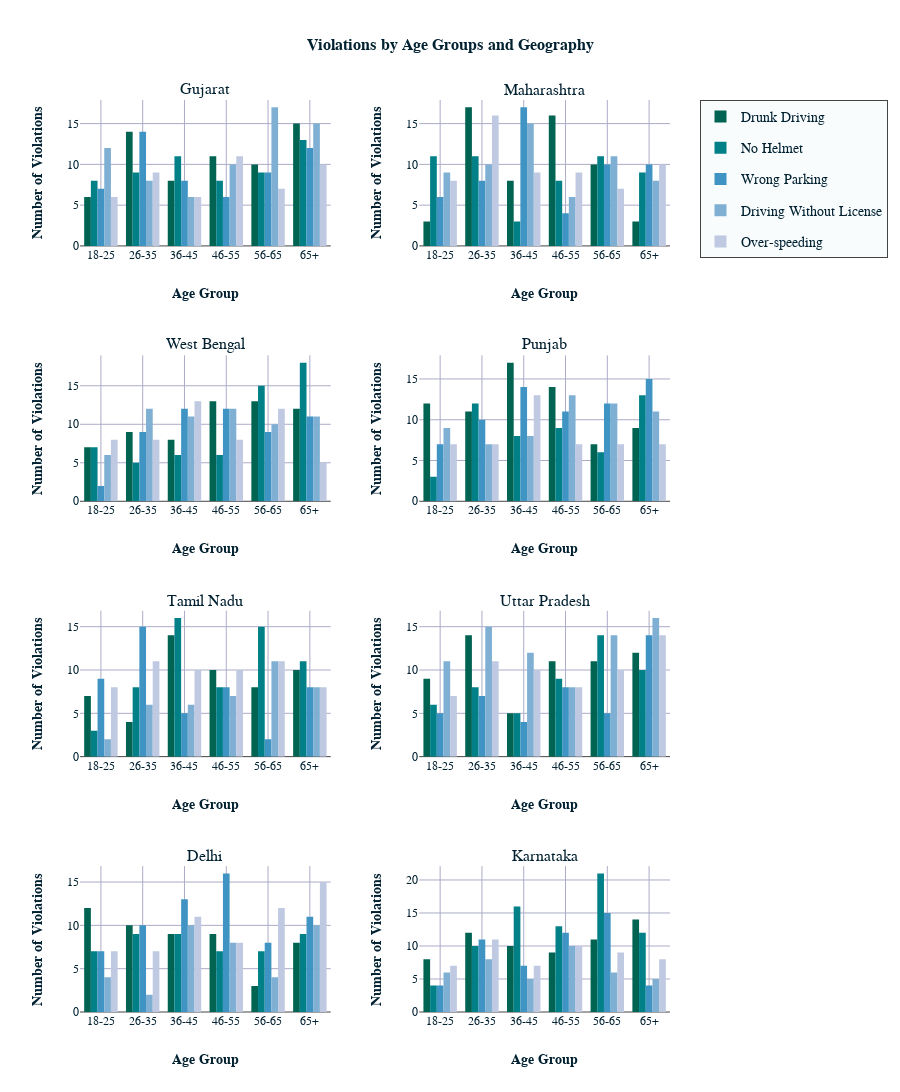

Notebook code cell kept with this figure:
### Markdown cell above
Вывод: более молодое поколение и часть опытных водителей (до 55 лет) склонны к вождению в нетрезвом виде. Опытные водители в возрасте старше 55 лет пренебрегают использованием средств защиты (No Helmet).

Для определения целевой группы для каждого штата рассмотрим распределение нарушений по возрасту и географии.

### Code cell
top_locations = dataset['Location'].value_counts().head(8).index
top_violations = dataset['Violation_Type'].value_counts().head(5).index

new_data = dataset[
    (dataset['Location'].isin(top_locations)) & 
    (dataset['Violation_Type'].isin(top_violations))
].copy()

new_data['Age_Group'] = pd.cut(new_data['Driver_Age'], 
                               bins=[18, 25, 35, 45, 55, 65, 75], 
                               labels=['18-25', '26-35', '36-45', '46-55', '56-65', '65+'])

sorted_violations = new_data['Violation_Type'].value_counts().head(5).index
colors = plt.cm.PuBuGn(np.linspace(0.9, 0.3, len(sorted_violations)))
colors_hex = [f"#{int(r*255):02x}{int(g*255):02x}{int(b*255):02x}" for r, g, b, a in colors]

fig = make_subplots(
    rows=4, cols=2,
    subplot_titles=top_locations,
    vertical_spacing=0.12,
    horizontal_spacing=0.15
)

for i, location in enumerate(top_locations, 1):
    location_data = new_data[new_data['Location'] == location]
    age_violation = pd.crosstab(location_data['Age_Group'], location_data['Violation_Type'])
    
    row, col = (i-1)//2 + 1, (i-1)%2 + 1
    
    for j, violation in enumerate(sorted_violations):
        if violation in age_violation.columns:
            fig.add_trace(
                go.Bar(
                    name=violation,
                    x=age_violation.index,
                    y=age_violation[violation],
                    marker_color=colors_hex[j],
                    legendgroup=violation,
                    showlegend=(i == 1)
                ),
                row=row, col=col
            )

fig.update_layout(
    title_text='Violations by Age Groups and Geography',
    title_x=0.5,
    height=1200,
    showlegend=True,
    font=dict(family="Arial", size=12, color=text_color),
    paper_bgcolor=bg_color,
    plot_bgcolor=bg_color,
    legend=dict(
        orientation="v",
        yanchor="top",
        y=1,
        xanchor="left",
        x=1.05
    )
)

for i in range(1, 9):
    fig.update_xaxes(title_text="Age Group", row=(i-1)//2 + 1, col=(i-1)%2 + 1)
    fig.update_yaxes(title_text="Number of Violations", row=(i-1)//2 + 1, col=(i-1)%2 + 1)

fig.show()

### Figure 1 — Plotly figure (JSON) as saved in the notebook; plotly's stock layout.template omitted (floating-point values rounded to 4 significant figures)
{"data": [{"legendgroup": "Drunk Driving", "marker": {"color": "#016351"}, "name": "Drunk Driving", "showlegend": true, "type": "bar", "x": ["18-25", "26-35", "36-45", "46-55", "56-65", "65+"], "xaxis": "x", "y": [6, 14, 8, 11, 10, 15], "yaxis": "y"}, {"legendgroup": "No Helmet", "marker": {"color": "#018088"}, "name": "No Helmet", "showlegend": true, "type": "bar", "x": ["18-25", "26-35", "36-45", "46-55", "56-65", "65+"], "xaxis": "x", "y": [8, 9, 11, 8, 9, 13], "yaxis": "y"}, {"legendgroup": "Wrong Parking", "marker": {"color": "#3f94c3"}, "name": "Wrong Parking", "showlegend": true, "type": "bar", "x": ["18-25", "26-35", "36-45", "46-55", "56-65", "65+"], "xaxis": "x", "y": [7, 14, 8, 6, 9, 12], "yaxis": "y"}, {"legendgroup": "Driving Without License", "marker": {"color": "#7fb0d3"}, "name": "Driving Without License", "showlegend": true, "type": "bar", "x": ["18-25", "26-35", "36-45", "46-55", "56-65", "65+"], "xaxis": "x", "y": [12, 8, 6, 10, 17, 15], "yaxis": "y"}, {"legendgroup": "Over-speeding", "marker": {"color": "#bfc9e1"}, "name": "Over-speeding", "showlegend": true, "type": "bar", "x": ["18-25", "26-35", "36-45", "46-55", "56-65", "65+"], "xaxis": "x", "y": [6, 9, 6, 11, 7, 10], "yaxis": "y"}, {"legendgroup": "Drunk Driving", "marker": {"color": "#016351"}, "name": "Drunk Driving", "showlegend": false, "type": "bar", "x": ["18-25", "26-35", "36-45", "46-55", "56-65", "65+"], "xaxis": "x2", "y": [3, 17, 8, 16, 10, 3], "yaxis": "y2"}, {"legendgroup": "No Helmet", "marker": {"color": "#018088"}, "name": "No Helmet", "showlegend": false, "type": "bar", "x": ["18-25", "26-35", "36-45", "46-55", "56-65", "65+"], "xaxis": "x2", "y": [11, 11, 3, 8, 11, 9], "yaxis": "y2"}, {"legendgroup": "Wrong Parking", "marker": {"color": "#3f94c3"}, "name": "Wrong Parking", "showlegend": false, "type": "bar", "x": ["18-25", "26-35", "36-45", "46-55", "56-65", "65+"], "xaxis": "x2", "y": [6, 8, 17, 4, 10, 10], "yaxis": "y2"}, {"legendgroup": "Driving Without License", "marker": {"color": "#7fb0d3"}, "name": "Driving Without License", "showlegend": false, "type": "bar", "x": ["18-25", "26-35", "36-45", "46-55", "56-65", "65+"], "xaxis": "x2", "y": [9, 10, 15, 6, 11, 8], "yaxis": "y2"}, {"legendgroup": "Over-speeding", "marker": {"color": "#bfc9e1"}, "name": "Over-speeding", "showlegend": false, "type": "bar", "x": ["18-25", "26-35", "36-45", "46-55", "56-65", "65+"], "xaxis": "x2", "y": [8, 16, 9, 9, 7, 10], "yaxis": "y2"}, {"legendgroup": "Drunk Driving", "marker": {"color": "#016351"}, "name": "Drunk Driving", "showlegend": false, "type": "bar", "x": ["18-25", "26-35", "36-45", "46-55", "56-65", "65+"], "xaxis": "x3", "y": [7, 9, 8, 13, 13, 12], "yaxis": "y3"}, {"legendgroup": "No Helmet", "marker": {"color": "#018088"}, "name": "No Helmet", "showlegend": false, "type": "bar", "x": ["18-25", "26-35", "36-45", "46-55", "56-65", "65+"], "xaxis": "x3", "y": [7, 5, 6, 6, 15, 18], "yaxis": "y3"}, {"legendgroup": "Wrong Parking", "marker": {"color": "#3f94c3"}, "name": "Wrong Parking", "showlegend": false, "type": "bar", "x": ["18-25", "26-35", "36-45", "46-55", "56-65", "65+"], "xaxis": "x3", "y": [2, 9, 12, 12, 9, 11], "yaxis": "y3"}, {"legendgroup": "Driving Without License", "marker": {"color": "#7fb0d3"}, "name": "Driving Without License", "showlegend": false, "type": "bar", "x": ["18-25", "26-35", "36-45", "46-55", "56-65", "65+"], "xaxis": "x3", "y": [6, 12, 11, 12, 10, 11], "yaxis": "y3"}, {"legendgroup": "Over-speeding", "marker": {"color": "#bfc9e1"}, "name": "Over-speeding", "showlegend": false, "type": "bar", "x": ["18-25", "26-35", "36-45", "46-55", "56-65", "65+"], "xaxis": "x3", "y": [8, 8, 13, 8, 12, 5], "yaxis": "y3"}, {"legendgroup": "Drunk Driving", "marker": {"color": "#016351"}, "name": "Drunk Driving", "showlegend": false, "type": "bar", "x": ["18-25", "26-35", "36-45", "46-55", "56-65", "65+"], "xaxis": "x4", "y": [12, 11, 17, 14, 7, 9], "yaxis": "y4"}, {"legendgroup": "No Helmet", "marker": {"color": "#018088"}, "name": "No Helmet", "showlegend": false, "type": "bar", "x": ["18-25", "26-35", "36-45", "46-55", "56-65", "65+"], "xaxis": "x4", "y": [3, 12, 8, 9, 6, 13], "yaxis": "y4"}, {"legendgroup": "Wrong Parking", "marker": {"color": "#3f94c3"}, "name": "Wrong Parking", "showlegend": false, "type": "bar", "x": ["18-25", "26-35", "36-45", "46-55", "56-65", "65+"], "xaxis": "x4", "y": [7, 10, 14, 11, 12, 15], "yaxis": "y4"}, {"legendgroup": "Driving Without License", "marker": {"color": "#7fb0d3"}, "name": "Driving Without License", "showlegend": false, "type": "bar", "x": ["18-25", "26-35", "36-45", "46-55", "56-65", "65+"], "xaxis": "x4", "y": [9, 7, 8, 13, 12, 11], "yaxis": "y4"}, {"legendgroup": "Over-speeding", "marker": {"color": "#bfc9e1"}, "name": "Over-speeding", "showlegend": false, "type": "bar", "x": ["18-25", "26-35", "36-45", "46-55", "56-65", "65+"], "xaxis": "x4", "y": [7, 7, 13, 7, 7, 7], "yaxis": "y4"}, {"legendgroup": "Drunk Driving", "marker": {"color": "#016351"}, "name": "Drunk Driving", "showlegend": false, "type": "bar", "x": ["18-25", "26-35", "36-45", "46-55", "56-65", "65+"], "xaxis": "x5", "y": [7, 4, 14, 10, 8, 10], "yaxis": "y5"}, {"legendgroup": "No Helmet", "marker": {"color": "#018088"}, "name": "No Helmet", "showlegend": false, "type": "bar", "x": ["18-25", "26-35", "36-45", "46-55", "56-65", "65+"], "xaxis": "x5", "y": [3, 8, 16, 8, 15, 11], "yaxis": "y5"}, {"legendgroup": "Wrong Parking", "marker": {"color": "#3f94c3"}, "name": "Wrong Parking", "showlegend": false, "type": "bar", "x": ["18-25", "26-35", "36-45", "46-55", "56-65", "65+"], "xaxis": "x5", "y": [9, 15, 5, 8, 2, 8], "yaxis": "y5"}, {"legendgroup": "Driving Without License", "marker": {"color": "#7fb0d3"}, "name": "Driving Without License", "showlegend": false, "type": "bar", "x": ["18-25", "26-35", "36-45", "46-55", "56-65", "65+"], "xaxis": "x5", "y": [2, 6, 6, 7, 11, 8], "yaxis": "y5"}, {"legendgroup": "Over-speeding", "marker": {"color": "#bfc9e1"}, "name": "Over-speeding", "showlegend": false, "type": "bar", "x": ["18-25", "26-35", "36-45", "46-55", "56-65", "65+"], "xaxis": "x5", "y": [8, 11, 10, 10, 11, 8], "yaxis": "y5"}, {"legendgroup": "Drunk Driving", "marker": {"color": "#016351"}, "name": "Drunk Driving", "showlegend": false, "type": "bar", "x": ["18-25", "26-35", "36-45", "46-55", "56-65", "65+"], "xaxis": "x6", "y": [9, 14, 5, 11, 11, 12], "yaxis": "y6"}, {"legendgroup": "No Helmet", "marker": {"color": "#018088"}, "name": "No Helmet", "showlegend": false, "type": "bar", "x": ["18-25", "26-35", "36-45", "46-55", "56-65", "65+"], "xaxis": "x6", "y": [6, 8, 5, 9, 14, 10], "yaxis": "y6"}, {"legendgroup": "Wrong Parking", "marker": {"color": "#3f94c3"}, "name": "Wrong Parking", "showlegend": false, "type": "bar", "x": ["18-25", "26-35", "36-45", "46-55", "56-65", "65+"], "xaxis": "x6", "y": [5, 7, 4, 8, 5, 14], "yaxis": "y6"}, {"legendgroup": "Driving Without License", "marker": {"color": "#7fb0d3"}, "name": "Driving Without License", "showlegend": false, "type": "bar", "x": ["18-25", "26-35", "36-45", "46-55", "56-65", "65+"], "xaxis": "x6", "y": [11, 15, 12, 8, 14, 16], "yaxis": "y6"}, {"legendgroup": "Over-speeding", "marker": {"color": "#bfc9e1"}, "name": "Over-speeding", "showlegend": false, "type": "bar", "x": ["18-25", "26-35", "36-45", "46-55", "56-65", "65+"], "xaxis": "x6", "y": [7, 11, 10, 8, 10, 14], "yaxis": "y6"}, {"legendgroup": "Drunk Driving", "marker": {"color": "#016351"}, "name": "Drunk Driving", "showlegend": false, "type": "bar", "x": ["18-25", "26-35", "36-45", "46-55", "56-65", "65+"], "xaxis": "x7", "y": [12, 10, 9, 9, 3, 8], "yaxis": "y7"}, {"legendgroup": "No Helmet", "marker": {"color": "#018088"}, "name": "No Helmet", "showlegend": false, "type": "bar", "x": ["18-25", "26-35", "36-45", "46-55", "56-65", "65+"], "xaxis": "x7", "y": [7, 9, 9, 7, 7, 9], "yaxis": "y7"}, {"legendgroup": "Wrong Parking", "marker": {"color": "#3f94c3"}, "name": "Wrong Parking", "showlegend": false, "type": "bar", "x": ["18-25", "26-35", "36-45", "46-55", "56-65", "65+"], "xaxis": "x7", "y": [7, 10, 13, 16, 8, 11], "yaxis": "y7"}, {"legendgroup": "Driving Without License", "marker": {"color": "#7fb0d3"}, "name": "Driving Without License", "showlegend": false, "type": "bar", "x": ["18-25", "26-35", "36-45", "46-55", "56-65", "65+"], "xaxis": "x7", "y": [4, 2, 10, 8, 4, 10], "yaxis": "y7"}, {"legendgroup": "Over-speeding", "marker": {"color": "#bfc9e1"}, "name": "Over-speeding", "showlegend": false, "type": "bar", "x": ["18-25", "26-35", "36-45", "46-55", "56-65", "65+"], "xaxis": "x7", "y": [7, 7, 11, 8, 12, 15], "yaxis": "y7"}, {"legendgroup": "Drunk Driving", "marker": {"color": "#016351"}, "name": "Drunk Driving", "showlegend": false, "type": "bar", "x": ["18-25", "26-35", "36-45", "46-55", "56-65", "65+"], "xaxis": "x8", "y": [8, 12, 10, 9, 11, 14], "yaxis": "y8"}, {"legendgroup": "No Helmet", "marker": {"color": "#018088"}, "name": "No Helmet", "showlegend": false, "type": "bar", "x": ["18-25", "26-35", "36-45", "46-55", "56-65", "65+"], "xaxis": "x8", "y": [4, 10, 16, 13, 21, 12], "yaxis": "y8"}, {"legendgroup": "Wrong Parking", "marker": {"color": "#3f94c3"}, "name": "Wrong Parking", "showlegend": false, "type": "bar", "x": ["18-25", "26-35", "36-45", "46-55", "56-65", "65+"], "xaxis": "x8", "y": [4, 11, 7, 12, 15, 4], "yaxis": "y8"}, {"legendgroup": "Driving Without License", "marker": {"color": "#7fb0d3"}, "name": "Driving Without License", "showlegend": false, "type": "bar", "x": ["18-25", "26-35", "36-45", "46-55", "56-65", "65+"], "xaxis": "x8", "y": [6, 8, 5, 10, 6, 5], "yaxis": "y8"}, {"legendgroup": "Over-speeding", "marker": {"color": "#bfc9e1"}, "name": "Over-speeding", "showlegend": false, "type": "bar", "x": ["18-25", "26-35", "36-45", "46-55", "56-65", "65+"], "xaxis": "x8", "y": [7, 11, 7, 10, 9, 8], "yaxis": "y8"}], "layout": {"annotations": [{"font": {"size": 16}, "showarrow": false, "text": "Gujarat", "x": 0.2125, "xanchor": "center", "xref": "paper", "y": 1, "yanchor": "bottom", "yref": "paper"}, {"font": {"size": 16}, "showarrow": false, "text": "Maharashtra", "x": 0.7875, "xanchor": "center", "xref": "paper", "y": 1, "yanchor": "bottom", "yref": "paper"}, {"font": {"size": 16}, "showarrow": false, "text": "West Bengal", "x": 0.2125, "xanchor": "center", "xref": "paper", "y": 0.72, "yanchor": "bottom", "yref": "paper"}, {"font": {"size": 16}, "showarrow": false, "text": "Punjab", "x": 0.7875, "xanchor": "center", "xref": "paper", "y": 0.72, "yanchor": "bottom", "yref": "paper"}, {"font": {"size": 16}, "showarrow": false, "text": "Tamil Nadu", "x": 0.2125, "xanchor": "center", "xref": "paper", "y": 0.44, "yanchor": "bottom", "yref": "paper"}, {"font": {"size": 16}, "showarrow": false, "text": "Uttar Pradesh", "x": 0.7875, "xanchor": "center", "xref": "paper", "y": 0.44, "yanchor": "bottom", "yref": "paper"}, {"font": {"size": 16}, "showarrow": false, "text": "Delhi", "x": 0.2125, "xanchor": "center", "xref": "paper", "y": 0.16, "yanchor": "bottom", "yref": "paper"}, {"font": {"size": 16}, "showarrow": false, "text": "Karnataka", "x": 0.7875, "xanchor": "center", "xref": "paper", "y": 0.16, "yanchor": "bottom", "yref": "paper"}], "font": {"color": "#012030", "family": "Arial", "size": 12}, "height": 1200, "legend": {"orientation": "v", "x": 1.05, "xanchor": "left", "y": 1, "yanchor": "top"}, "paper_bgcolor": "#ffffff", "plot_bgcolor": "#ffffff", "showlegend": true, "title": {"text": "Violations by Age Groups and Geography", "x": 0.5}, "xaxis": {"anchor": "y", "domain": [0, 0.425], "title": {"text": "Age Group"}}, "xaxis2": {"anchor": "y2", "domain": [0.575, 1], "title": {"text": "Age Group"}}, "xaxis3": {"anchor": "y3", "domain": [0, 0.425], "title": {"text": "Age Group"}}, "xaxis4": {"anchor": "y4", "domain": [0.575, 1], "title": {"text": "Age Group"}}, "xaxis5": {"anchor": "y5", "domain": [0, 0.425], "title": {"text": "Age Group"}}, "xaxis6": {"anchor": "y6", "domain": [0.575, 1], "title": {"text": "Age Group"}}, "xaxis7": {"anchor": "y7", "domain": [0, 0.425], "title": {"text": "Age Group"}}, "xaxis8": {"anchor": "y8", "domain": [0.575, 1], "title": {"text": "Age Group"}}, "yaxis": {"anchor": "x", "domain": [0.84, 1], "title": {"text": "Number of Violations"}}, "yaxis2": {"anchor": "x2", "domain": [0.84, 1], "title": {"text": "Number of Violations"}}, "yaxis3": {"anchor": "x3", "domain": [0.56, 0.72], "title": {"text": "Number of Violations"}}, "yaxis4": {"anchor": "x4", "domain": [0.56, 0.72], "title": {"text": "Number of Violations"}}, "yaxis5": {"anchor": "x5", "domain": [0.28, 0.44], "title": {"text": "Number of Violations"}}, "yaxis6": {"anchor": "x6", "domain": [0.28, 0.44], "title": {"text": "Number of Violations"}}, "yaxis7": {"anchor": "x7", "domain": [0, 0.16], "title": {"text": "Number of Violations"}}, "yaxis8": {"anchor": "x8", "domain": [0, 0.16], "title": {"text": "Number of Violations"}}}}
